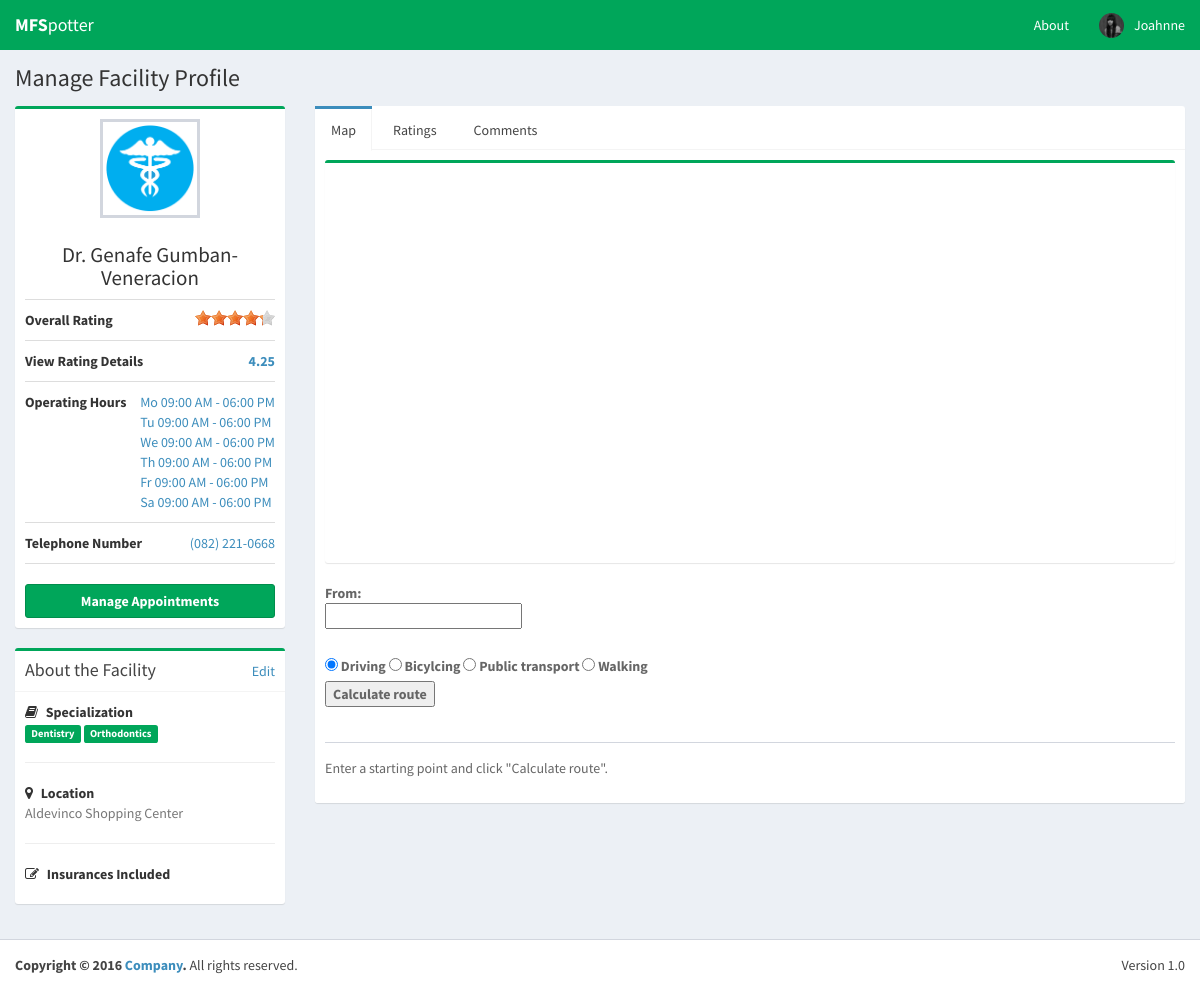
The app's page /staff_facilityProfile.php?id=52 (signed in) with its own data.
### tables this page shows
CREATE TABLE IF NOT EXISTS `facility` (
  `facilityID` int(4) NOT NULL AUTO_INCREMENT,
  `facilityName` varchar(50) NOT NULL,
  `telephoneNumber` text NOT NULL,
  `longhitude` double DEFAULT NULL,
  `latitude` double DEFAULT NULL,
  `address` varchar(40) NOT NULL,
  `facilityPicture` varchar(30) NOT NULL,
  PRIMARY KEY (`facilityID`)
);

### config.php (called while the page is built, shortened)
<?php
$dbname="mfspotter";
?>

### staff_facilityProfile.php (the view, shortened to what this page needs)
<?php
  $facility_id = $_GET["id"];
  include('config.php');
  $operating_period = array();
  $special = array();
  $query = "SELECT * FROM `facility` WHERE facilityID = " . $facility_id . " ";
  $result = mysqli_query($connect, $query);
  if(mysqli_num_rows($result) > 0)
  {
    while($row = mysqli_fetch_array($result))
    {
      $facility_name = $row['facilityName'];
      $facility_tel = $row['telephoneNumber'];
      $facility_address = $row['address'];
      $facility_picture = $row['facilityPicture'];
    }
  }
  $query4 = "SELECT specialization FROM specialization sp, hasspecialization hs, facility f WHERE f.facilityID = hs.facilityID AND sp.specializationID = hs.specializationID AND f.facilityID = " . $facility_id . " ";
  $result4 = mysqli_query($connect, $query4);
  if(mysqli_num_rows($result4) > 0)
  {
    while($row4 = mysqli_fetch_array($result4))
    {
      $special[] = $row4['specialization'];
    }
  }
  $query2 = "SELECT dayofweek, DATE_FORMAT(timeOpened, '%h:%i %p') AS Opening_Time, DATE_FORMAT(timeClosed, '%h:%i %p') AS Closing_Time FROM `operatingperiod` WHERE facilityID = " . $facility_id . " ";
  $result2 = mysqli_query($connect, $query2);
  if(mysqli_num_rows($result2) > 0)
  {
    while($row2 = mysqli_fetch_array($result2))
    {
      $operating_period[] = array($row2['dayofweek'],$row2['Opening_Time'], $row2['Closing_Time']);
    }
  }
function getOverallVotePerID($id){
  include('config.php');
  $query = "SELECT AVG(rating) as overall, (SELECT AVG(rating) as last FROM rating WHERE dateRated <= DATE_SUB(NOW(),INTERVAL 1 YEAR) AND rating.facilityID = ".$id.")/2 as oneYearBefore
  FROM rating, facility
  WHERE rating.facilityID = facility.facilityID AND facility.facilityID = ".$id."
            AND dateRated >= DATE_SUB(NOW(),INTERVAL 1 YEAR)
            GROUP BY facility.facilityID";
  $result = mysqli_query($connect, $query);
  if(mysqli_num_rows($result) > 0)
  {
    while($row = mysqli_fetch_array($result))
    {
      if($row['oneYearBefore'] == null)
      {
        return number_format($row['overall'],2);
      }
      else
      {
        return number_format(($row['overall'] + $row['oneYearBefore'])/2 ,2);
      }
    }
  }
  else
  {
    return 0;
  }
}
?>
<!DOCTYPE html>
<html>
<head>
  <link rel="stylesheet" href="bootstrap/css/bootstrap.min.css">
  <link rel="stylesheet" href="https://cdnjs.cloudflare.com/ajax/libs/font-awesome/4.5.0/css/font-awesome.min.css">
  <link rel="stylesheet" href="https://cdnjs.cloudflare.com/ajax/libs/ionicons/2.0.1/css/ionicons.min.css">
  <link rel="stylesheet" href="plugins/iCheck/all.css">
  <link rel="stylesheet" href="plugins/timepicker/bootstrap-timepicker.min.css">
  <link rel="stylesheet" href="plugins/select2/select2.min.css">
  <link rel="stylesheet" href="dist/css/AdminLTE.min.css">
  <link rel="stylesheet" href="dist/css/skins/_all-skins.min.css">
  <link rel="stylesheet" href="plugins/rateit-scripts/rateit.css">
  <link rel="stylesheet" href="http://maxcdn.bootstrapcdn.com/font-awesome/latest/css/font-awesome.min.css">
  <link rel="stylesheet" href="dist/themes/fontawesome-stars.css">
  <link rel="stylesheet" href="dist/themes/fontawesome-stars-o.css">
</head>
<body class="hold-transition skin-green layout-top-nav" onload="load()">
<div class="wrapper">
   <header class="main-header">
    <nav class="navbar navbar-static-top">
      <div class="navbar-header">
        <a href="/mfspotter/Landing.php" class="navbar-brand"><b>MFS</b>potter</a>
      </div>
        <div class="navbar-custom-menu">
          <ul class="nav navbar-nav">
            <li><a href="#">About</a></li>
          <?php
            include("config.php");
            include("header.php");
          ?>
          </li>
        </ul>
      </div>
    </nav>
  </header>
  <div class="content-wrapper">
      <section class="content-header">
        <h1>
          Manage Facility Profile
        </h1>
      </section>
      <section class="content">
        <div class="row">
        <div class="col-md-3">
          <div class="box box-primary box-success">
            <div class="box-body box-profile">
              <img class="profile-user-img img-responsive" src="/mfspotter/dist/img/facilitypic/<?php echo $facility_picture ?>.jpg" alt="User profile picture">
              <h3 class="profile-username text-center"><?php echo $facility_name ?></h3>
              <ul class="list-group list-group-unbordered">
                <li class="list-group-item">
                  <b>Overall Rating</b>
                      <a class="pull-right">
                        <div class="rateit" data-rateit-value="<?php echo getOverallVotePerID($facility_id)?>"  data-rateit-ispreset="true" data-rateit-readonly="true">
                        </div>
                      </a>
                </li>
                <li class="list-group-item">
                  <b>View Rating Details</b>
                      <a class="pull-right">
                       <b><a data-toggle="modal" href="#ratingDetailsModal" class="pull-right"><?php echo number_format(getOverallVotePerID($facility_id),2)?></a></b>
                      </a>
                </li>
                <li class="list-group-item">
                  <b>Operating Hours</b> <a class="pull-right">
                  <?php
                    for($row = 0; $row < count($operating_period); $row++)
                    {
                      if($operating_period[$row][0] == 0)
                      {
                        $operating_period[$row][0] = "Su";
                      }
                      else if($operating_period[$row][0] == 1)
                      {
                        $operating_period[$row][0] = "Mo";
                      }
                      else if($operating_period[$row][0] == 2)
                      {
                        $operating_period[$row][0] = "Tu";
                      }
                      else if($operating_period[$row][0] == 3)
                      {
                        $operating_period[$row][0] = "We";
                      }
                      else if($operating_period[$row][0] == 4)
                      {
                        $operating_period[$row][0] = "Th";
                      }
                      else if($operating_period[$row][0] == 5)
                      {
                        $operating_period[$row][0] = "Fr";
                      }
                      else if($operating_period[$row][0] == 6)
                      {
                        $operating_period[$row][0] = "Sa";
                      }
                      echo ''. $operating_period[$row][0] . ' '. $operating_period[$row][1] .' - '. $operating_period[$row][2] ;
                      echo '<br/>';
                    }
                  ?>
                  </a>
                </li>
                <li class="list-group-item">
                  <b>Telephone Number</b> <a class="pull-right"><?php echo $facility_tel ?></a>
                </li>
              </ul>
               <a href="appointment.php?id=<?php echo $facility_id ?>" class="btn btn-success btn-block"><b>Manage Appointments</b></a>
            </div>
          </div>
          <div class="box box-primary box-success">
            <div class="box-header with-border">
              <h3 class="box-title">About the Facility</h3>
              <div class="pull-right hidden-xs">
                <a href="editFacilityProfile.php?id=<?php echo $facility_id ?>">Edit</a>
              </div>
            </div>
            <div class="box-body">
              <strong><i class="fa fa-book margin-r-5"></i> Specialization</strong>
              <p class="text-muted">
                <?php
                  foreach($special as $sp)
                  {
                    echo '<span class="label label-success">'. $sp .'</span> ';
                  }
                ?>
              </p>
              <hr>
              <strong><i class="fa fa-map-marker margin-r-5"></i> Location</strong>
              <p class="text-muted"><?php echo $facility_address ?></p>
              <hr>
              <strong><i class="fa fa-edit margin-r-5"></i> Insurances Included</strong>
            </div>
          </div>
        </div>
                  <?php
                    include ("config.php");
                  ?>
        <div class="col-md-9">
          <div class="nav-tabs-custom">
            <ul class="nav nav-tabs">
              <li class="active"><a href="#ltab_1" data-toggle="tab">Map</a></li>
              <li><a href="#ltab_2" data-toggle="tab">Ratings</a></li>
              <li><a href="#ltab_3" data-toggle="tab">Comments</a></li>
            </ul>
            <div class="tab-content">
              <div class="tab-pane active" id="ltab_1">
                <div class="box box-primary box-success">
                  <div id="viewfaci_map" style="position: relative; width:100%; height:400px"></div>
                </div>
                <div class="post">
                  <div class="user-block">
                      <label>
                        From: <br />
                        <input type="text" id="routeStart">
                              <br><a href="#" class="autoLink" style="display: none;">Use current location: <span>not found</span></a>
                      </label>
                        <br>
                        <label>
                        <br>
                      <label><input type="radio" name="travelMode" value="DRIVING" checked /> Driving</label>
                      <label><input type="radio" name="travelMode" value="BICYCLING" /> Bicylcing</label>
                      <label><input type="radio" name="travelMode" value="TRANSIT" /> Public transport</label>
                      <label><input type="radio" name="travelMode" value="WALKING" /> Walking</label>
                      <br><input type="submit" value="Calculate route" onclick="calcRoute();return false">
                  </div>
                </div>
                <div class="post">
                  <div class="user-block">
                    <div id="directionsPanel">
                      Enter a starting point and click "Calculate route".
                    </div>
                  </div>
                </div>
              </div>
              </div>
            </div>
          </div>
        </div>
        </div>
  </div>
  <footer class="main-footer">
    <div class="pull-right hidden-xs">
      Version 1.0
    </div>
    <strong>Copyright &copy; 2016 <a href="#">Company</a>.</strong> All rights reserved.
  </footer>
</body>
</html>

### records on screen
facility: facilityPicture (placeholder picture), facilityName "Dr. Genafe Gumban-Veneracion", telephoneNumber "(082) 221-0668", address "Aldevinco Shopping Center"

### other values on screen
$_SESSION["firstname"] "Joahnne"
getOverallVotePerID($facility_id) "4.25"
$operating_period[$row][0] "Mo"
$operating_period[$row][1] "09:00 AM"
$operating_period[$row][2] "06:00 PM"
$operating_period[$row][0] "Tu"
$operating_period[$row][0] "We"
$operating_period[$row][0] "Th"
$operating_period[$row][0] "Fr"
$operating_period[$row][0] "Sa"
$sp "Dentistry"
$sp "Orthodontics"
